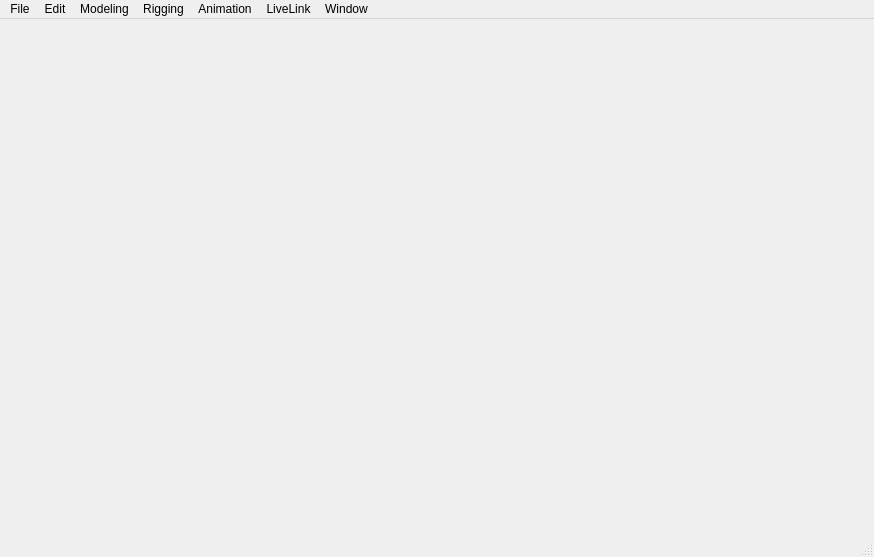
<?xml version="1.0" encoding="UTF-8"?>
<ui version="4.0">
 <class>MainWindow</class>
 <widget class="QMainWindow" name="MainWindow">
  <property name="geometry">
   <rect>
    <x>0</x>
    <y>0</y>
    <width>874</width>
    <height>557</height>
   </rect>
  </property>
  <property name="windowTitle">
   <string>MainWindow</string>
  </property>
  <widget class="QWidget" name="centralwidget"/>
  <widget class="QMenuBar" name="menubar">
   <property name="geometry">
    <rect>
     <x>0</x>
     <y>0</y>
     <width>874</width>
     <height>21</height>
    </rect>
   </property>
   <widget class="QMenu" name="menuFile">
    <property name="title">
     <string>File</string>
    </property>
    <addaction name="actionOpen"/>
    <addaction name="actionSae"/>
    <addaction name="actionSave_as"/>
   </widget>
   <widget class="QMenu" name="menuEdit">
    <property name="title">
     <string>Edit</string>
    </property>
   </widget>
   <widget class="QMenu" name="menuAnimation">
    <property name="title">
     <string>Animation</string>
    </property>
   </widget>
   <widget class="QMenu" name="menuModeling">
    <property name="title">
     <string>Modeling</string>
    </property>
   </widget>
   <widget class="QMenu" name="menuRigging">
    <property name="title">
     <string>Rigging</string>
    </property>
   </widget>
   <widget class="QMenu" name="menuWindow">
    <property name="title">
     <string>Window</string>
    </property>
   </widget>
   <widget class="QMenu" name="menuLiveLine">
    <property name="title">
     <string>LiveLink</string>
    </property>
    <addaction name="actionConnect_to"/>
   </widget>
   <addaction name="menuFile"/>
   <addaction name="menuEdit"/>
   <addaction name="menuModeling"/>
   <addaction name="menuRigging"/>
   <addaction name="menuAnimation"/>
   <addaction name="menuLiveLine"/>
   <addaction name="menuWindow"/>
  </widget>
  <widget class="QStatusBar" name="statusbar"/>
  <action name="actionOpen">
   <property name="text">
    <string>Open</string>
   </property>
  </action>
  <action name="actionSae">
   <property name="text">
    <string>Save</string>
   </property>
  </action>
  <action name="actionSave_as">
   <property name="text">
    <string>Save as</string>
   </property>
  </action>
  <action name="actionConnect_to">
   <property name="text">
    <string>Connect to</string>
   </property>
  </action>
 </widget>
 <resources/>
 <connections/>
</ui>
